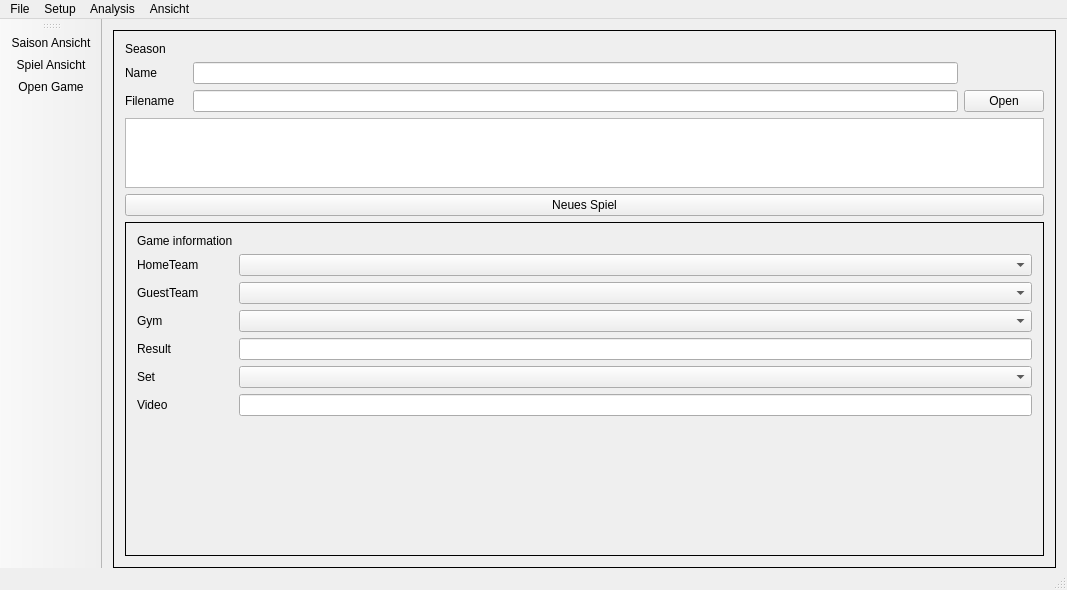
<?xml version="1.0" encoding="UTF-8"?>
<ui version="4.0">
    <class>MainWindow</class>
    <widget class="QMainWindow" name="MainWindow">
        <property name="geometry">
            <rect>
                <x>0</x>
                <y>0</y>
                <width>1034</width>
                <height>590</height>
            </rect>
        </property>
        <property name="windowTitle">
            <string>MainWindow</string>
        </property>
        <widget class="QWidget" name="centralWidget">
            <layout class="QGridLayout" name="gridLayout">
                <property name="bottomMargin">
                    <number>0</number>
                </property>
                <item row="0" column="0">
                    <widget class="QStackedWidget" name="stackedWidget">
                        <property name="sizePolicy">
                            <sizepolicy hsizetype="MinimumExpanding" vsizetype="MinimumExpanding">
                                <horstretch>0</horstretch>
                                <verstretch>0</verstretch>
                            </sizepolicy>
                        </property>
                        <property name="frameShape">
                            <enum>QFrame::Box</enum>
                        </property>
                        <property name="currentIndex">
                            <number>0</number>
                        </property>
                        <widget class="QWidget" name="setupPage">
                            <property name="sizePolicy">
                                <sizepolicy hsizetype="Expanding" vsizetype="Expanding">
                                    <horstretch>0</horstretch>
                                    <verstretch>0</verstretch>
                                </sizepolicy>
                            </property>
                            <layout class="QGridLayout" name="gridLayout_2">
                                <item row="1" column="0">
                                    <widget class="QLabel" name="label_11">
                                        <property name="text">
                                            <string>Name</string>
                                        </property>
                                    </widget>
                                </item>
                                <item row="3" column="0" colspan="5">
                                    <widget class="QTableWidget" name="tableWidgetGames">
                                        <property name="sizePolicy">
                                            <sizepolicy hsizetype="Expanding" vsizetype="Minimum">
                                                <horstretch>0</horstretch>
                                                <verstretch>0</verstretch>
                                            </sizepolicy>
                                        </property>
                                        <property name="sizeAdjustPolicy">
                                            <enum>QAbstractScrollArea::AdjustToContents</enum>
                                        </property>
                                        <property name="editTriggers">
                                            <set>QAbstractItemView::NoEditTriggers</set>
                                        </property>
                                        <property name="alternatingRowColors">
                                            <bool>true</bool>
                                        </property>
                                        <property name="selectionBehavior">
                                            <enum>QAbstractItemView::SelectRows</enum>
                                        </property>
                                        <attribute name="horizontalHeaderVisible">
                                            <bool>false</bool>
                                        </attribute>
                                        <attribute name="horizontalHeaderDefaultSectionSize">
                                            <number>129</number>
                                        </attribute>
                                        <attribute name="horizontalHeaderShowSortIndicator" stdset="0">
                                            <bool>false</bool>
                                        </attribute>
                                        <attribute name="horizontalHeaderStretchLastSection">
                                            <bool>false</bool>
                                        </attribute>
                                        <attribute name="verticalHeaderVisible">
                                            <bool>false</bool>
                                        </attribute>
                                        <attribute name="verticalHeaderCascadingSectionResizes">
                                            <bool>false</bool>
                                        </attribute>
                                        <attribute name="verticalHeaderStretchLastSection">
                                            <bool>false</bool>
                                        </attribute>
                                        <column>
                                            <property name="text">
                                                <string>Heimmannschaft</string>
                                            </property>
                                        </column>
                                        <column>
                                            <property name="text">
                                                <string>Gastmannschaft</string>
                                            </property>
                                        </column>
                                        <column>
                                            <property name="text">
                                                <string>Halle</string>
                                            </property>
                                        </column>
                                        <column>
                                            <property name="text">
                                                <string>Punkte</string>
                                            </property>
                                        </column>
                                        <column>
                                            <property name="text">
                                                <string>1. Satz</string>
                                            </property>
                                        </column>
                                        <column>
                                            <property name="text">
                                                <string>2. Satz</string>
                                            </property>
                                        </column>
                                        <column>
                                            <property name="text">
                                                <string>3. Satz</string>
                                            </property>
                                        </column>
                                    </widget>
                                </item>
                                <item row="2" column="3">
                                    <widget class="QLineEdit" name="lineEditSeasonFilename"/>
                                </item>
                                <item row="2" column="4">
                                    <widget class="QPushButton" name="pushButtonOpenSeasonFile">
                                        <property name="text">
                                            <string>Open</string>
                                        </property>
                                    </widget>
                                </item>
                                <item row="0" column="0">
                                    <widget class="QLabel" name="label_2">
                                        <property name="text">
                                            <string>Season</string>
                                        </property>
                                    </widget>
                                </item>
                                <item row="4" column="0" colspan="5">
                                    <widget class="QPushButton" name="pushButtonNewGame">
                                        <property name="text">
                                            <string>Neues Spiel</string>
                                        </property>
                                    </widget>
                                </item>
                                <item row="2" column="0">
                                    <widget class="QLabel" name="label">
                                        <property name="text">
                                            <string>Filename</string>
                                        </property>
                                    </widget>
                                </item>
                                <item row="5" column="0" colspan="5">
                                    <widget class="QStackedWidget" name="stackedWidget_2">
                                        <property name="frameShape">
                                            <enum>QFrame::Box</enum>
                                        </property>
                                        <property name="currentIndex">
                                            <number>1</number>
                                        </property>
                                        <widget class="QWidget" name="emptyPage"/>
                                        <widget class="QWidget" name="gamePage">
                                            <layout class="QFormLayout" name="formLayout">
                                                <item row="0" column="0">
                                                    <widget class="QLabel" name="label_3">
                                                        <property name="text">
                                                            <string>Game information</string>
                                                        </property>
                                                    </widget>
                                                </item>
                                                <item row="2" column="0">
                                                    <widget class="QLabel" name="label_5">
                                                        <property name="text">
                                                            <string>HomeTeam</string>
                                                        </property>
                                                    </widget>
                                                </item>
                                                <item row="2" column="1">
                                                    <widget class="QComboBox" name="comboBoxHomeTeam"/>
                                                </item>
                                                <item row="3" column="0">
                                                    <widget class="QLabel" name="label_6">
                                                        <property name="text">
                                                            <string>GuestTeam</string>
                                                        </property>
                                                    </widget>
                                                </item>
                                                <item row="3" column="1">
                                                    <widget class="QComboBox" name="comboBoxGuestTeam"/>
                                                </item>
                                                <item row="4" column="0">
                                                    <widget class="QLabel" name="label_7">
                                                        <property name="text">
                                                            <string>Gym</string>
                                                        </property>
                                                    </widget>
                                                </item>
                                                <item row="4" column="1">
                                                    <widget class="QComboBox" name="comboBoxGym"/>
                                                </item>
                                                <item row="5" column="0">
                                                    <widget class="QLabel" name="label_8">
                                                        <property name="text">
                                                            <string>Result</string>
                                                        </property>
                                                    </widget>
                                                </item>
                                                <item row="5" column="1">
                                                    <widget class="QLineEdit" name="lineEditGameResult"/>
                                                </item>
                                                <item row="6" column="0">
                                                    <widget class="QLabel" name="label_9">
                                                        <property name="text">
                                                            <string>Set</string>
                                                        </property>
                                                    </widget>
                                                </item>
                                                <item row="6" column="1">
                                                    <widget class="QComboBox" name="comboBoxSet"/>
                                                </item>
                                                <item row="7" column="0">
                                                    <widget class="QLabel" name="label_10">
                                                        <property name="text">
                                                            <string>Video</string>
                                                        </property>
                                                    </widget>
                                                </item>
                                                <item row="7" column="1">
                                                    <widget class="QLineEdit" name="lineEdit_3"/>
                                                </item>
                                            </layout>
                                            <zorder>label_3</zorder>
                                            <zorder>label_5</zorder>
                                            <zorder>label_6</zorder>
                                            <zorder>label_7</zorder>
                                            <zorder>label_8</zorder>
                                            <zorder>label_9</zorder>
                                            <zorder>label_10</zorder>
                                            <zorder>comboBoxHomeTeam</zorder>
                                            <zorder>comboBoxGuestTeam</zorder>
                                            <zorder>comboBoxGym</zorder>
                                            <zorder>lineEditGameResult</zorder>
                                            <zorder>comboBoxSet</zorder>
                                            <zorder>lineEdit_3</zorder>
                                        </widget>
                                    </widget>
                                </item>
                                <item row="1" column="3">
                                    <widget class="QLineEdit" name="lineEditSeasonName"/>
                                </item>
                            </layout>
                        </widget>
                        <widget class="QWidget" name="viewPage">
                            <property name="sizePolicy">
                                <sizepolicy hsizetype="Expanding" vsizetype="Expanding">
                                    <horstretch>0</horstretch>
                                    <verstretch>0</verstretch>
                                </sizepolicy>
                            </property>
                            <layout class="QVBoxLayout" name="verticalLayout" stretch="1,0,0">
                                <property name="spacing">
                                    <number>0</number>
                                </property>
                                <property name="leftMargin">
                                    <number>0</number>
                                </property>
                                <property name="topMargin">
                                    <number>0</number>
                                </property>
                                <property name="rightMargin">
                                    <number>0</number>
                                </property>
                                <property name="bottomMargin">
                                    <number>0</number>
                                </property>
                                <item>
                                    <widget class="QLabel" name="labelViewVideo">
                                        <property name="frameShape">
                                            <enum>QFrame::NoFrame</enum>
                                        </property>
                                        <property name="frameShadow">
                                            <enum>QFrame::Sunken</enum>
                                        </property>
                                        <property name="text">
                                            <string/>
                                        </property>
                                        <property name="scaledContents">
                                            <bool>true</bool>
                                        </property>
                                    </widget>
                                </item>
                                <item>
                                    <widget class="Line" name="line">
                                        <property name="frameShadow">
                                            <enum>QFrame::Plain</enum>
                                        </property>
                                        <property name="orientation">
                                            <enum>Qt::Horizontal</enum>
                                        </property>
                                    </widget>
                                </item>
                                <item>
                                    <widget class="QFrame" name="frame_2">
                                        <property name="frameShape">
                                            <enum>QFrame::NoFrame</enum>
                                        </property>
                                        <property name="frameShadow">
                                            <enum>QFrame::Sunken</enum>
                                        </property>
                                        <layout class="QHBoxLayout" name="horizontalLayout">
                                            <item>
                                                <widget class="QPushButton" name="pushButtonGoToStart">
                                                    <property name="text">
                                                        <string>||&lt;</string>
                                                    </property>
                                                </widget>
                                            </item>
                                            <item>
                                                <widget class="QPushButton" name="pushButtonPrevious">
                                                    <property name="text">
                                                        <string>|&lt;</string>
                                                    </property>
                                                </widget>
                                            </item>
                                            <item>
                                                <widget class="QPushButton" name="pushButtonPlay">
                                                    <property name="text">
                                                        <string>&gt;</string>
                                                    </property>
                                                </widget>
                                            </item>
                                            <item>
                                                <widget class="QPushButton" name="pushButtonNext">
                                                    <property name="text">
                                                        <string>&gt;|</string>
                                                    </property>
                                                </widget>
                                            </item>
                                            <item>
                                                <spacer name="horizontalSpacer">
                                                    <property name="orientation">
                                                        <enum>Qt::Horizontal</enum>
                                                    </property>
                                                    <property name="sizeHint" stdset="0">
                                                        <size>
                                                            <width>115</width>
                                                            <height>20</height>
                                                        </size>
                                                    </property>
                                                </spacer>
                                            </item>
                                            <item>
                                                <widget class="QLabel" name="labelVideoPosition">
                                                    <property name="text">
                                                        <string>00:00:00</string>
                                                    </property>
                                                </widget>
                                            </item>
                                            <item>
                                                <widget class="QSlider" name="horizontalSliderVideoPosition">
                                                    <property name="orientation">
                                                        <enum>Qt::Horizontal</enum>
                                                    </property>
                                                </widget>
                                            </item>
                                            <item>
                                                <widget class="QLabel" name="labelVideoLength">
                                                    <property name="text">
                                                        <string>00:00:00</string>
                                                    </property>
                                                </widget>
                                            </item>
                                            <item>
                                                <spacer name="horizontalSpacer_2">
                                                    <property name="orientation">
                                                        <enum>Qt::Horizontal</enum>
                                                    </property>
                                                    <property name="sizeHint" stdset="0">
                                                        <size>
                                                            <width>115</width>
                                                            <height>20</height>
                                                        </size>
                                                    </property>
                                                </spacer>
                                            </item>
                                            <item>
                                                <widget class="QLabel" name="labelVideoSpeed">
                                                    <property name="text">
                                                        <string>100%</string>
                                                    </property>
                                                </widget>
                                            </item>
                                            <item>
                                                <widget class="QSlider" name="horizontalSliderVideoSpeed">
                                                    <property name="minimum">
                                                        <number>1</number>
                                                    </property>
                                                    <property name="maximum">
                                                        <number>2000</number>
                                                    </property>
                                                    <property name="singleStep">
                                                        <number>10</number>
                                                    </property>
                                                    <property name="value">
                                                        <number>1000</number>
                                                    </property>
                                                    <property name="orientation">
                                                        <enum>Qt::Horizontal</enum>
                                                    </property>
                                                </widget>
                                            </item>
                                        </layout>
                                    </widget>
                                </item>
                            </layout>
                        </widget>
                    </widget>
                </item>
            </layout>
        </widget>
        <widget class="QMenuBar" name="menuBar">
            <property name="geometry">
                <rect>
                    <x>0</x>
                    <y>0</y>
                    <width>1034</width>
                    <height>21</height>
                </rect>
            </property>
            <widget class="QMenu" name="menuDatei">
                <property name="title">
                    <string>File</string>
                </property>
                <addaction name="actionNewSeason"/>
                <addaction name="separator"/>
                <addaction name="actionOpenGame"/>
                <addaction name="separator"/>
                <addaction name="actionSave"/>
            </widget>
            <widget class="QMenu" name="menuSetup">
                <property name="title">
                    <string>Setup</string>
                </property>
                <addaction name="actionCameraSetup"/>
                <addaction name="actionGymSetup"/>
            </widget>
            <widget class="QMenu" name="menuAnalysis">
                <property name="title">
                    <string>Analysis</string>
                </property>
            </widget>
            <widget class="QMenu" name="menuAnsicht">
                <property name="title">
                    <string>Ansicht</string>
                </property>
                <addaction name="actionSaisonAnsicht"/>
                <addaction name="actionTeam_Ansicht"/>
                <addaction name="actionSpielAnsicht"/>
                <addaction name="actionAnalyseAnsicht"/>
            </widget>
            <addaction name="menuDatei"/>
            <addaction name="menuSetup"/>
            <addaction name="menuAnalysis"/>
            <addaction name="menuAnsicht"/>
        </widget>
        <widget class="QToolBar" name="mainToolBar">
            <attribute name="toolBarArea">
                <enum>LeftToolBarArea</enum>
            </attribute>
            <attribute name="toolBarBreak">
                <bool>false</bool>
            </attribute>
            <addaction name="actionSaisonAnsicht"/>
            <addaction name="actionSpielAnsicht"/>
            <addaction name="actionOpenGame"/>
        </widget>
        <widget class="QStatusBar" name="statusBar"/>
        <action name="actionOpenGame">
            <property name="text">
                <string>Open Game</string>
            </property>
        </action>
        <action name="actionCameraSetup">
            <property name="text">
                <string>Camera Setup</string>
            </property>
        </action>
        <action name="actionGymSetup">
            <property name="text">
                <string>Gym Setup</string>
            </property>
        </action>
        <action name="actionSave">
            <property name="text">
                <string>Save</string>
            </property>
        </action>
        <action name="actionNewSeason">
            <property name="text">
                <string>New Season</string>
            </property>
        </action>
        <action name="actionSaisonAnsicht">
            <property name="text">
                <string>Saison Ansicht</string>
            </property>
        </action>
        <action name="actionSpielAnsicht">
            <property name="text">
                <string>Spiel Ansicht</string>
            </property>
        </action>
        <action name="actionAnalyseAnsicht">
            <property name="text">
                <string>Analyse Ansicht</string>
            </property>
        </action>
        <action name="actionTeam_Ansicht">
            <property name="text">
                <string>Team Ansicht</string>
            </property>
        </action>
    </widget>
    <layoutdefault spacing="6" margin="11"/>
    <resources/>
    <connections/>
</ui>
